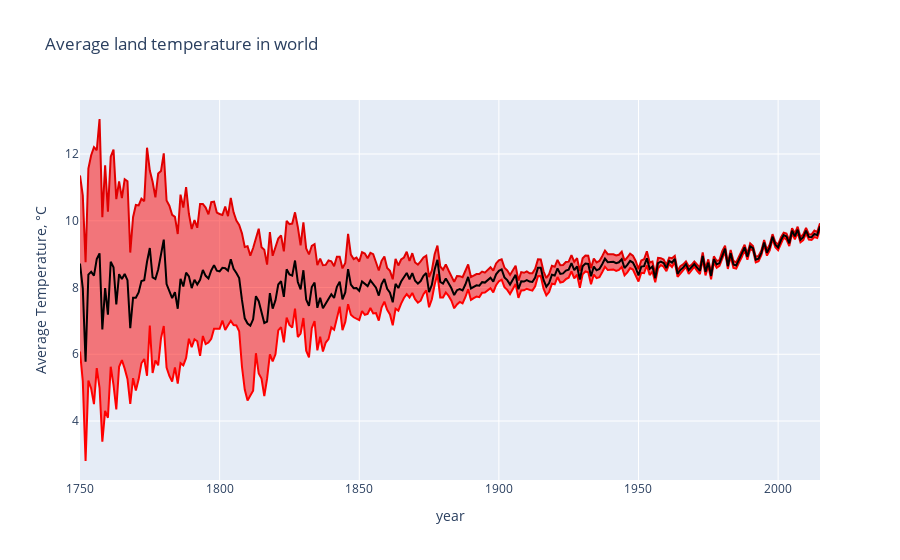

The notebook cell saved with this chart:
### Markdown cell above
Land temperature & Land-Ocean Temperature does appear to be increasing over the years

### Code cell
query1 = """SELECT strftime('%Y',DATE)Year, AVG(LAND_AVG_TEMP) LandAverageTemperature, AVG(LAND_AVG_TEMP_UNC) LandAverageTemperatureUncertainity
            FROM GLOBAL_TEMP
            WHERE LAND_AVG_TEMP != ''
            GROUP BY Year"""
df = pd.read_sql(query1, con = conn)
df.head(5)
trace0 = go.Scatter(
    x = df['Year'], 
    y = np.array(df['LandAverageTemperature']) + np.array(df['LandAverageTemperatureUncertainity']),
    fill= None,
    mode='lines',
    name='Uncertainty top',
    line=dict(
        color='rgb(225,0,0 )',
    )
)
trace1 = go.Scatter(
    x = df['Year'], 
    y = np.array(df['LandAverageTemperature']) - np.array(df['LandAverageTemperatureUncertainity']),
    fill='tonexty',
    mode='lines',
    name='Uncertainty bot',
    line=dict(
        color='rgb(255, 0, 0)',
    )
)
trace2 = go.Scatter(
    x = df['Year'], 
    y = df['LandAverageTemperature'],
    name='Average Temperature',
    line=dict(
        color='rgb(1, 1, 1)',
    )
)
data = [trace0, trace1, trace2]

layout = go.Layout(
    xaxis=dict(title='year'),
    yaxis=dict(title='Average Temperature, °C'),
    title='Average land temperature in world',
    showlegend = False)

fig = go.Figure(data=data, layout=layout)
py.iplot(fig);

### Figure 1 — Plotly figure (JSON) as saved in the notebook; plotly's stock layout.template omitted (floating-point values rounded to 4 significant figures; data arrays with more than 128 entries replaced by an {"elided": "..."} marker saying what was removed)
{"data": [{"line": {"color": "rgb(225,0,0 )"}, "mode": "lines", "name": "Uncertainty top", "type": "scatter", "x": {"elided": "266 str values"}, "y": {"elided": "266 float values"}}, {"fill": "tonexty", "line": {"color": "rgb(255, 0, 0)"}, "mode": "lines", "name": "Uncertainty bot", "type": "scatter", "x": {"elided": "266 str values"}, "y": {"elided": "266 float values"}}, {"line": {"color": "rgb(1, 1, 1)"}, "name": "Average Temperature", "type": "scatter", "x": {"elided": "266 str values"}, "y": {"elided": "266 float values"}}], "layout": {"showlegend": false, "title": {"text": "Average land temperature in world"}, "xaxis": {"title": {"text": "year"}}, "yaxis": {"title": {"text": "Average Temperature, °C"}}}}
